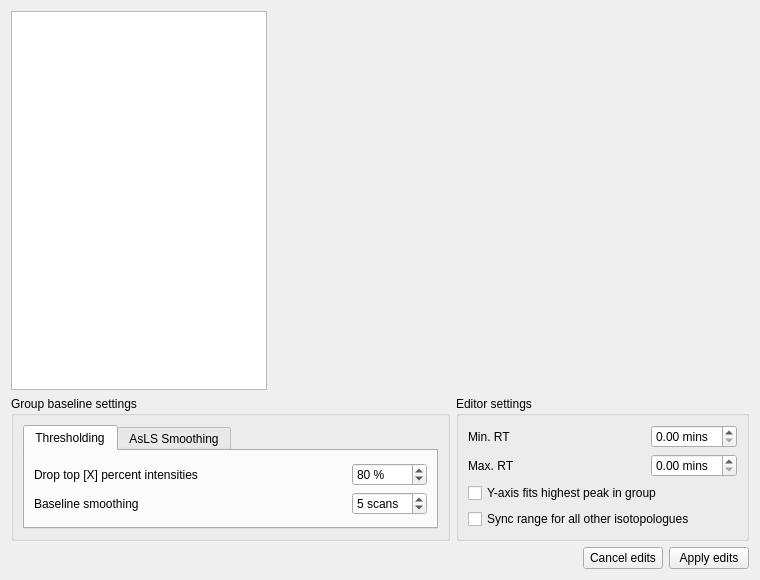
<?xml version="1.0" encoding="UTF-8"?>
<ui version="4.0">
 <class>PeakEditor</class>
 <widget class="QDialog" name="PeakEditor">
  <property name="geometry">
   <rect>
    <x>0</x>
    <y>0</y>
    <width>760</width>
    <height>580</height>
   </rect>
  </property>
  <property name="windowTitle">
   <string>Peak Editor</string>
  </property>
  <property name="modal">
   <bool>true</bool>
  </property>
  <layout class="QVBoxLayout" name="verticalLayout_2" stretch="1,0,0">
   <item>
    <layout class="QHBoxLayout" name="horizontalLayout_3" stretch="0,1">
     <item>
      <widget class="QTreeWidget" name="sampleList">
       <property name="headerHidden">
        <bool>true</bool>
       </property>
       <column>
        <property name="text">
         <string notr="true">1</string>
        </property>
       </column>
      </widget>
     </item>
     <item>
      <layout class="QVBoxLayout" name="graphicsLayout"/>
     </item>
    </layout>
   </item>
   <item>
    <layout class="QHBoxLayout" name="horizontalLayout" stretch="3,2">
     <item>
      <widget class="QGroupBox" name="baselineSettings">
       <property name="title">
        <string>Group baseline settings</string>
       </property>
       <layout class="QGridLayout" name="gridLayout">
        <item row="0" column="0">
         <widget class="QTabWidget" name="baselineTabWidget">
          <property name="currentIndex">
           <number>0</number>
          </property>
          <widget class="QWidget" name="tab_3">
           <attribute name="title">
            <string>Thresholding</string>
           </attribute>
           <layout class="QGridLayout" name="gridLayout_2">
            <item row="0" column="0">
             <layout class="QGridLayout" name="gridLayout_3">
              <item row="0" column="0">
               <widget class="QLabel" name="label_3">
                <property name="sizePolicy">
                 <sizepolicy hsizetype="Expanding" vsizetype="Preferred">
                  <horstretch>0</horstretch>
                  <verstretch>0</verstretch>
                 </sizepolicy>
                </property>
                <property name="text">
                 <string>Drop top [X] percent intensities</string>
                </property>
               </widget>
              </item>
              <item row="0" column="1">
               <widget class="QSpinBox" name="dropTopSpinBox">
                <property name="suffix">
                 <string> %</string>
                </property>
                <property name="value">
                 <number>80</number>
                </property>
               </widget>
              </item>
              <item row="1" column="0">
               <widget class="QLabel" name="label_4">
                <property name="sizePolicy">
                 <sizepolicy hsizetype="Expanding" vsizetype="Preferred">
                  <horstretch>0</horstretch>
                  <verstretch>0</verstretch>
                 </sizepolicy>
                </property>
                <property name="text">
                 <string>Baseline smoothing</string>
                </property>
               </widget>
              </item>
              <item row="1" column="1">
               <widget class="QSpinBox" name="smoothingSpinBox">
                <property name="suffix">
                 <string> scans</string>
                </property>
                <property name="value">
                 <number>5</number>
                </property>
               </widget>
              </item>
             </layout>
            </item>
           </layout>
          </widget>
          <widget class="QWidget" name="tab_4">
           <attribute name="title">
            <string>AsLS Smoothing</string>
           </attribute>
           <layout class="QGridLayout" name="gridLayout_5">
            <item row="0" column="0">
             <layout class="QGridLayout" name="gridLayout_4">
              <item row="0" column="0">
               <widget class="QLabel" name="label_5">
                <property name="sizePolicy">
                 <sizepolicy hsizetype="Expanding" vsizetype="Preferred">
                  <horstretch>0</horstretch>
                  <verstretch>0</verstretch>
                 </sizepolicy>
                </property>
                <property name="text">
                 <string>Smoothness</string>
                </property>
               </widget>
              </item>
              <item row="1" column="1">
               <widget class="QSlider" name="asymmetrySlider">
                <property name="minimum">
                 <number>0</number>
                </property>
                <property name="maximum">
                 <number>10</number>
                </property>
                <property name="pageStep">
                 <number>1</number>
                </property>
                <property name="value">
                 <number>8</number>
                </property>
                <property name="orientation">
                 <enum>Qt::Horizontal</enum>
                </property>
               </widget>
              </item>
              <item row="1" column="0">
               <widget class="QLabel" name="label_6">
                <property name="sizePolicy">
                 <sizepolicy hsizetype="Expanding" vsizetype="Preferred">
                  <horstretch>0</horstretch>
                  <verstretch>0</verstretch>
                 </sizepolicy>
                </property>
                <property name="text">
                 <string>Asymmetry</string>
                </property>
               </widget>
              </item>
              <item row="1" column="2">
               <widget class="QLabel" name="asymmetryLabel">
                <property name="sizePolicy">
                 <sizepolicy hsizetype="Maximum" vsizetype="Preferred">
                  <horstretch>0</horstretch>
                  <verstretch>0</verstretch>
                 </sizepolicy>
                </property>
                <property name="text">
                 <string>0.08</string>
                </property>
               </widget>
              </item>
              <item row="0" column="2">
               <widget class="QLabel" name="smoothnessLabel">
                <property name="sizePolicy">
                 <sizepolicy hsizetype="Maximum" vsizetype="Preferred">
                  <horstretch>0</horstretch>
                  <verstretch>0</verstretch>
                 </sizepolicy>
                </property>
                <property name="text">
                 <string>2</string>
                </property>
               </widget>
              </item>
              <item row="0" column="1">
               <widget class="QSlider" name="smoothnessSlider">
                <property name="maximum">
                 <number>3</number>
                </property>
                <property name="pageStep">
                 <number>1</number>
                </property>
                <property name="value">
                 <number>2</number>
                </property>
                <property name="orientation">
                 <enum>Qt::Horizontal</enum>
                </property>
               </widget>
              </item>
             </layout>
            </item>
           </layout>
          </widget>
         </widget>
        </item>
       </layout>
      </widget>
     </item>
     <item>
      <widget class="QGroupBox" name="editorSettings">
       <property name="title">
        <string>Editor settings</string>
       </property>
       <layout class="QGridLayout" name="gridLayout_7">
        <item row="1" column="0">
         <widget class="QLabel" name="label_10">
          <property name="text">
           <string>Max. RT</string>
          </property>
         </widget>
        </item>
        <item row="0" column="1">
         <widget class="QDoubleSpinBox" name="rtMinSpinBox">
          <property name="sizePolicy">
           <sizepolicy hsizetype="Maximum" vsizetype="Fixed">
            <horstretch>0</horstretch>
            <verstretch>0</verstretch>
           </sizepolicy>
          </property>
          <property name="suffix">
           <string> mins</string>
          </property>
          <property name="singleStep">
           <double>0.500000000000000</double>
          </property>
         </widget>
        </item>
        <item row="3" column="0" colspan="2">
         <widget class="QCheckBox" name="syncRtCheckBox">
          <property name="toolTip">
           <string>If checked, any changes to peak retention times will also be applied to the respective peaks of isotopologues of this metabolite.</string>
          </property>
          <property name="text">
           <string>Sync range for all other isotopologues</string>
          </property>
         </widget>
        </item>
        <item row="0" column="0">
         <widget class="QLabel" name="label_9">
          <property name="text">
           <string>Min. RT</string>
          </property>
         </widget>
        </item>
        <item row="1" column="1">
         <widget class="QDoubleSpinBox" name="rtMaxSpinBox">
          <property name="sizePolicy">
           <sizepolicy hsizetype="Maximum" vsizetype="Fixed">
            <horstretch>0</horstretch>
            <verstretch>0</verstretch>
           </sizepolicy>
          </property>
          <property name="suffix">
           <string> mins</string>
          </property>
          <property name="singleStep">
           <double>0.500000000000000</double>
          </property>
         </widget>
        </item>
        <item row="2" column="0" colspan="2">
         <widget class="QCheckBox" name="yAxisFitCheckBox">
          <property name="toolTip">
           <string>If checked, the Y-axis of visible plots will be scaled to accomodate the highest peak in the peak-group, regardless of which peaks are currently being viewed.</string>
          </property>
          <property name="text">
           <string>Y-axis fits highest peak in group</string>
          </property>
         </widget>
        </item>
       </layout>
      </widget>
     </item>
    </layout>
   </item>
   <item>
    <layout class="QHBoxLayout" name="horizontalLayout_4">
     <item>
      <widget class="QLabel" name="statusLabel">
       <property name="text">
        <string/>
       </property>
      </widget>
     </item>
     <item>
      <spacer name="horizontalSpacer">
       <property name="orientation">
        <enum>Qt::Horizontal</enum>
       </property>
       <property name="sizeHint" stdset="0">
        <size>
         <width>40</width>
         <height>20</height>
        </size>
       </property>
      </spacer>
     </item>
     <item>
      <widget class="QPushButton" name="cancelButton">
       <property name="text">
        <string>Cancel edits</string>
       </property>
       <property name="autoDefault">
        <bool>false</bool>
       </property>
      </widget>
     </item>
     <item>
      <widget class="QPushButton" name="applyButton">
       <property name="text">
        <string>Apply edits</string>
       </property>
       <property name="autoDefault">
        <bool>false</bool>
       </property>
      </widget>
     </item>
    </layout>
   </item>
  </layout>
 </widget>
 <resources/>
 <connections/>
</ui>
